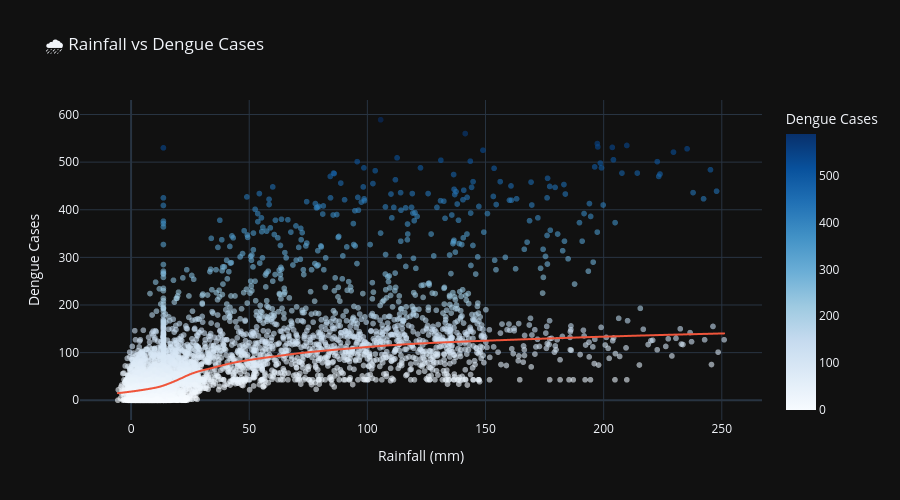

Notebook cell for this chart:
### Code cell
# Rainfall vs Dengue Cases
if len(weather_cols) > 0 and len(dengue_cols) > 0:
    rain_col = [col for col in weather_cols if 'rain' in col.lower()]
    
    if rain_col:
        rain_col = rain_col[0]
        
        fig = px.scatter(df.sample(min(5000, len(df))), 
                        x=rain_col, y=dengue_col,
                        title=f'🌧️ Rainfall vs Dengue Cases',
                        labels={rain_col: 'Rainfall (mm)', dengue_col: 'Dengue Cases'},
                        opacity=0.6,
                        trendline='lowess',
                        color=dengue_col,
                        color_continuous_scale='Blues')
        
        fig.update_layout(height=500)
        fig.show()
        
        # Calculate correlation
        corr, pval = pearsonr(df[rain_col].dropna(), df[dengue_col].dropna())
        print(f"\n📊 Correlation: {corr:.3f} (p-value: {pval:.4f})")

### Figure 1 — Plotly figure (JSON) as saved in the notebook; plotly's stock layout.template omitted (floating-point values rounded to 4 significant figures; data arrays with more than 128 entries replaced by an {"elided": "..."} marker saying what was removed)
{"data": [{"hovertemplate": "Rainfall (mm)=%{x}<br>Dengue Cases=%{marker.color}<extra></extra>", "legendgroup": "", "marker": {"color": {"elided": "5000 float values"}, "coloraxis": "coloraxis", "opacity": 0.6, "symbol": "circle"}, "mode": "markers", "name": "", "showlegend": false, "type": "scattergl", "x": {"elided": "5000 float values"}, "xaxis": "x", "y": {"elided": "5000 float values"}, "yaxis": "y"}, {"hovertemplate": "<b>LOWESS trendline</b><br><br>Rainfall (mm)=%{x}<br>Dengue Cases=%{y} <b>(trend)</b><extra></extra>", "legendgroup": "", "marker": {"symbol": "circle"}, "mode": "lines", "name": "", "showlegend": false, "type": "scattergl", "x": {"elided": "5000 float values"}, "xaxis": "x", "y": {"elided": "5000 float values"}, "yaxis": "y"}], "layout": {"coloraxis": {"colorbar": {"title": {"text": "Dengue Cases"}}, "colorscale": [[0, "rgb(247,251,255)"], [0.125, "rgb(222,235,247)"], [0.25, "rgb(198,219,239)"], [0.375, "rgb(158,202,225)"], [0.5, "rgb(107,174,214)"], [0.625, "rgb(66,146,198)"], [0.75, "rgb(33,113,181)"], [0.875, "rgb(8,81,156)"], [1, "rgb(8,48,107)"]]}, "height": 500, "legend": {"tracegroupgap": 0}, "title": {"text": "🌧️ Rainfall vs Dengue Cases"}, "xaxis": {"anchor": "y", "domain": [0, 1], "title": {"text": "Rainfall (mm)"}}, "yaxis": {"anchor": "x", "domain": [0, 1], "title": {"text": "Dengue Cases"}}}}
